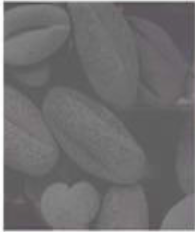
#> input picture EXP-8/image1.png, 195 x 232 px, found by its file name
$ python 'OPE-8(1).py'
#> lines starting #> are read from the running program, lines starting #| are printed output that depends on the picture
import cv2
import matplotlib.pyplot as plt

image_paths = [
    '/home/saloni/DSIP/EXP-8/image1.png',
    '/home/saloni/DSIP/EXP-8/image2.png',
    '/home/saloni/DSIP/EXP-8/image3.png',
    '/home/saloni/DSIP/EXP-8/image4.png',
    '/home/saloni/DSIP/EXP-8/image5.png'
]

for image_path in image_paths:

    # 1. Load grayscale image
    image = cv2.imread(image_path, cv2.IMREAD_GRAYSCALE)
#> image: shape (232, 195); min 78, max 255, mean 111.5

    if image is None:
        raise FileNotFoundError(f"Could not open: {image_path}")

    # 2. Histogram equalization
    equalized_image = cv2.equalizeHist(image)
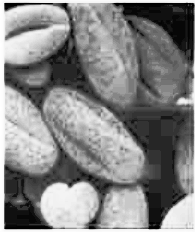
#> equalized_image: shape (232, 195); min 0, max 255, mean 131.2

    # 3. Calculate histograms
    hist_original = cv2.calcHist([image], [0], None, [256], [0, 256])
#> hist_original = 256 values, max 2756 at index 94, min 0 at index 0, mean 176.7
    hist_equalized = cv2.calcHist([equalized_image], [0], None, [256], [0, 256])
#> hist_equalized = 256 values, max 2756 at index 38, min 0 at index 4, mean 176.7

    # 4. Display images
    plt.figure(figsize=(12, 5))

    plt.subplot(1, 2, 1)
    plt.title('Original Image')
    plt.imshow(image, cmap='gray')
    plt.axis('off')

    plt.subplot(1, 2, 2)
    plt.title('Equalized Image')
    plt.imshow(equalized_image, cmap='gray')
    plt.axis('off')

    plt.tight_layout()
    plt.show()
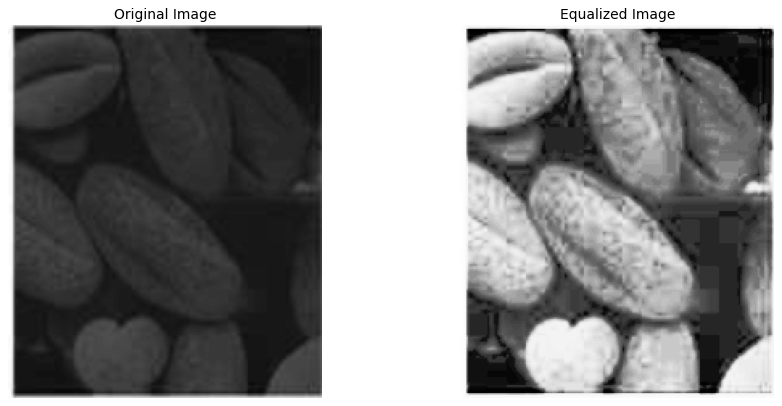
#> figure drawn by matplotlib, 2 panels

    # 5. Display histograms
    plt.figure(figsize=(12, 5))

    plt.subplot(1, 2, 1)
    plt.title('Original Histogram')
    plt.xlabel('Pixel Value')
    plt.ylabel('Frequency')
    plt.plot(hist_original)
    plt.xlim([0, 256])
    plt.grid(True)

    plt.subplot(1, 2, 2)
    plt.title('Equalized Histogram')
    plt.xlabel('Pixel Value')
    plt.ylabel('Frequency')
    plt.plot(hist_equalized)
    plt.xlim([0, 256])
    plt.grid(True)

    plt.tight_layout()
    plt.show()
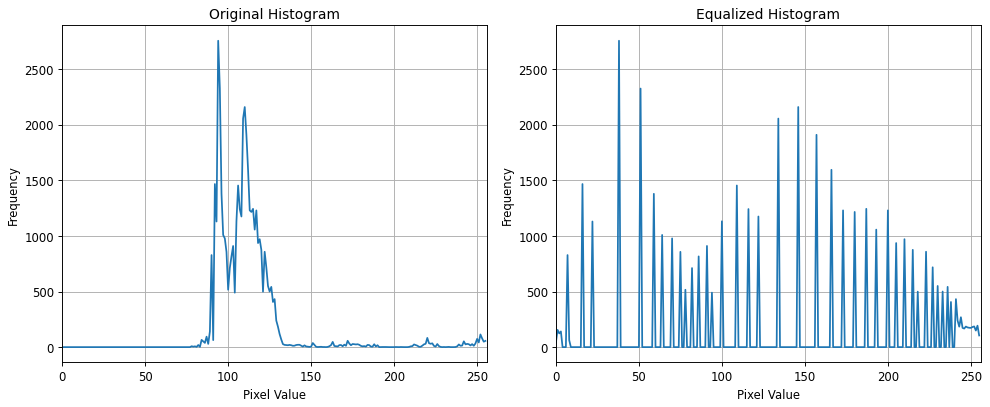
#> figure drawn by matplotlib, 2 panels; panel 1: curve peaks at x = 94, y = 2756; panel 2: curve peaks at x = 38, y = 2756
#> pass 2 of the loop `for image_path in image_paths:`:
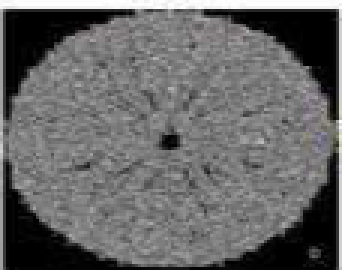
#> input picture EXP-8/image2.png, 114 x 90 px, found by its file name (shown 3 times larger)
#> image: shape (90, 114)
#> `equalized_image = cv2.equalizeHist(image)`:
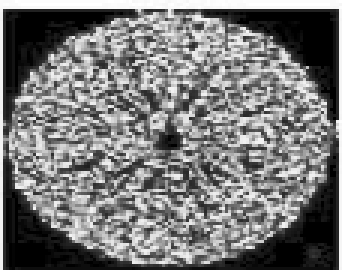
#> equalized_image: shape (90, 114) (shown 3 times larger); min 0, max 255, mean 118.8
#> hist_original = 256 values, max 832 at index 0, min 0 at index 170, mean 40.08
#> hist_equalized = 256 values, max 832 at index 0, min 0 at index 1, mean 40.08
#> `plt.show()`:
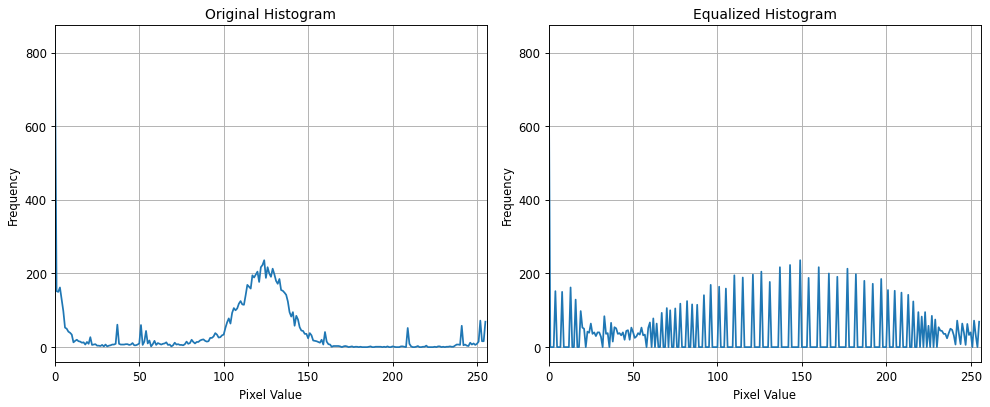
#> figure drawn by matplotlib, 2 panels; panel 1: curve peaks at x = 0, y = 832; panel 2: curve peaks at x = 0, y = 832
#> pass 3 of the loop `for image_path in image_paths:`:
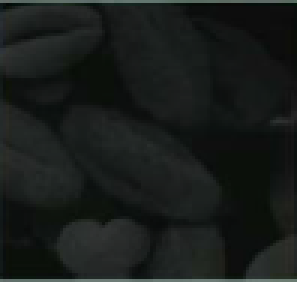
#> input picture EXP-8/image3.png, 99 x 94 px, found by its file name (shown 3 times larger)
#> image: shape (94, 99)
#> `equalized_image = cv2.equalizeHist(image)`:
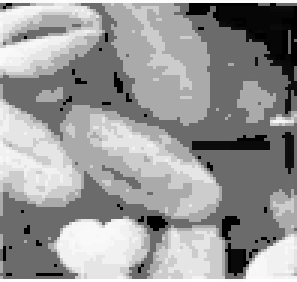
#> equalized_image: shape (94, 99) (shown 3 times larger); min 0, max 255, mean 151.1
#> hist_original = 256 values, max 3305 at index 21, min 0 at index 1, mean 36.35
#> hist_equalized = 256 values, max 3321 at index 107, min 0 at index 2, mean 36.35
#> `plt.show()`:
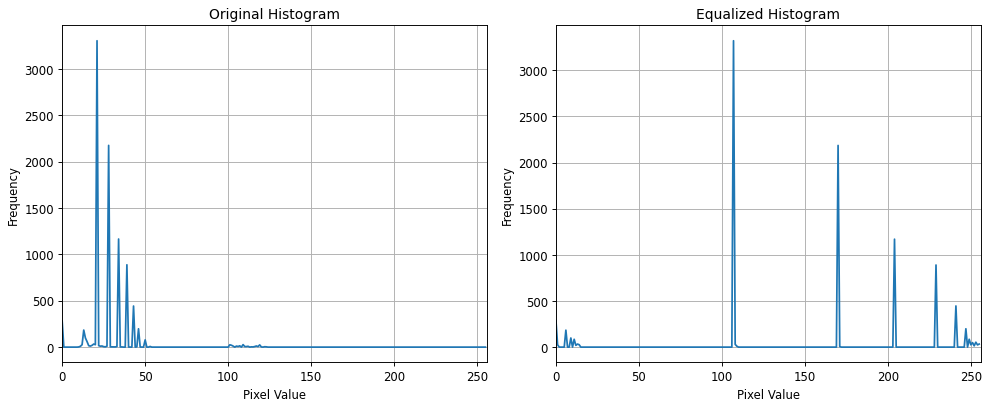
#> figure drawn by matplotlib, 2 panels; panel 1: curve peaks at x = 21, y = 3305; panel 2: curve peaks at x = 107, y = 3321
#> the loop made 5 passes; the first 3 are shown
